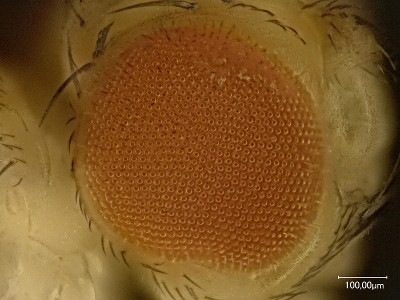
#> input picture eye.jpg, 400 x 300 px
$ python -i flyeye.py   (imports and definitions only)   (Python 2 division)   (older library calls are emulated)
#> lines starting #> are read from the running program, lines starting #| are printed output that depends on the picture
#Program is written for 1600 x 1200 RGB tiff images!

import cv, cv2
import time
import os
from matplotlib import pyplot as plt
from matplotlib.widgets import Slider, Button, RadioButtons
import numpy as np
from scipy.optimize import curve_fit
from time import time

picaddress = '~/code/python/flyeye/test2.jpg'

# [520 lines left out: functions loadpic, loadpicm, importim, colorselectorRGB, colorselectorHSV, colorselector and 12 more, not called in this run]


def do_default2(image,
        tr=100,show='one',magicnumber=-6,blur=True,cvx=False,\
                approxmaxdistanced=0,closeKsize=15):
    '''
    if cvx = True, take the convex hull of the maximum contour
    '''


    im = image.copy()

    #convert to HSV
    hsv = cv2.cvtColor(im, cv.CV_BGR2HSV)

    #flyeye thresholding with function below
    #htr, satrhigh, satrlow, vtr, hsvtr = find_threshold(hsv)

    #flyeye adaptive thresholding
    print 'magicnumber is', magicnumber
    hsvtr = adap_thresh(hsv,magicnumber=magicnumber,show=False)


    #LP filter and thrshold to get rid of noise
    if blur:
        blur1 = imblur(hsvtr,10)
        t1  = (blur1 > tr)*255
        c1 = imclose(t1,closeKsize)
    else:
        #start closing up the edge
        c1 = imclose(hsvtr,closeKsize)

    #take outline using gradient
    gr = imgradient(c1,3)  #use a small kernel, otherwise the contour might go off

    imcont, maxcontour, area = find_contour(c1,im[:,:,::-1],approxmaxdistance=approxmaxdistanced)

    # [8 lines of commented-out code are left out]

    if cvx:
        print 'taking convex hull \n'
        imcvx, hull, cvxarea = cvxhull(im[:,:,::-1],maxcontour)


    #plotting
    if show ==  'all':
        plt.subplot(231),plt.imshow(im),plt.title('1:original')
        plt.subplot(232),plt.imshow(hsvtr),plt.title('2:color thresholding')
        # [6 lines of commented-out code are left out]
        plt.subplot(233),plt.imshow(c1),plt.title('3b: closing image')
        plt.subplot(234),plt.imshow(gr),plt.title('4b:gradient')
        plt.subplot(235),plt.imshow(imcont),plt.title('5:contour, area is'+str(area))
        if cvx:
            plt.subplot(236),plt.imshow(imcvx),\
                    plt.title('6:convex hull of max contour, area is'+str(cvxarea))
        plt.show()
    if show == 'one':
        plt.imshow(imcont),plt.title('contour of eye. Area is '+str(area)+' pixels')
        plt.show()

    if cvx:
        return imcvx, hull, cvxarea
    return imcont, maxcontour, area


# [534 lines left out: functions find_threshold, kmeans, detect_facets, correlate2d, is_peaky, is_periodic and 7 more, not called in this run]


#=====================================================
#          UTILITIES FOR THE GUI
#      ONLY HERE FOR TESTING PURPOSES
#=====================================================

import csv

# [258 lines left out: functions reshapeList, to_csv, show_hist, showHistGUI, fakeData, secondThresh and 1 more, not called in this run]


#TODO
#make threshold adaptable with entry

#TODO: In the gaussian adaptive threshold formalism, the offsets are now
#constants. They should depend on the image properties

>>> import cv2
>>> picture = cv2.imread('eye.jpg', cv2.IMREAD_GRAYSCALE)
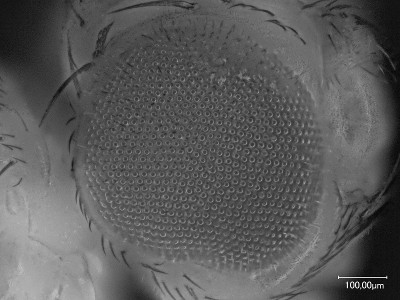
#> picture: shape (300, 400); min 1, max 255, mean 90.5
>>> result = do_default2(picture)
#> (the run stopped early here; a loop or call above may not have finished)
